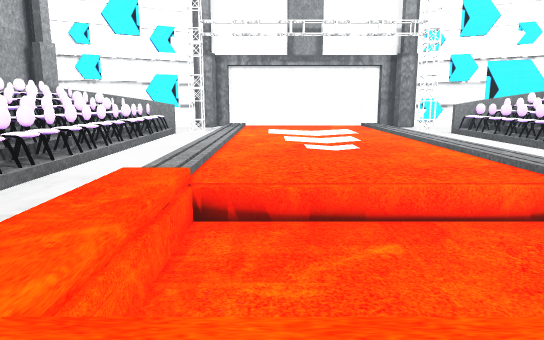
[1] (above)

23 first-person views from a walk through a 3-D level made in the Unity game engine. The camera is 1.5 m above the floor, tilts 10° down and sees 70° across. The floor is counted in squares, 1 m on a side. Each view is taken from the middle of a square. On the plan, view 1 faces up. The plan holds only what a view shows up to about 17 squares ahead; the rest is blank.

[2]
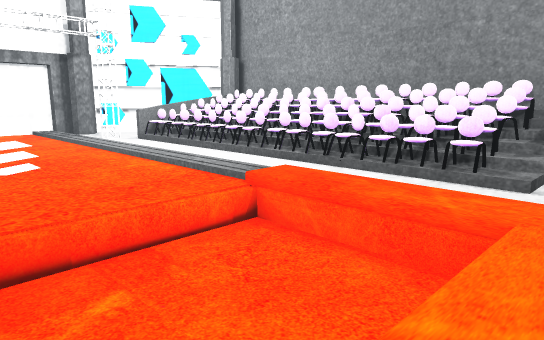

[3]
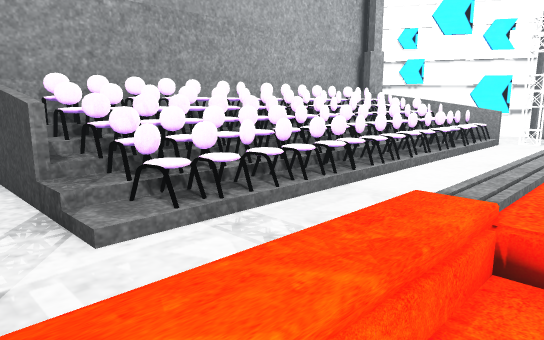

[4]
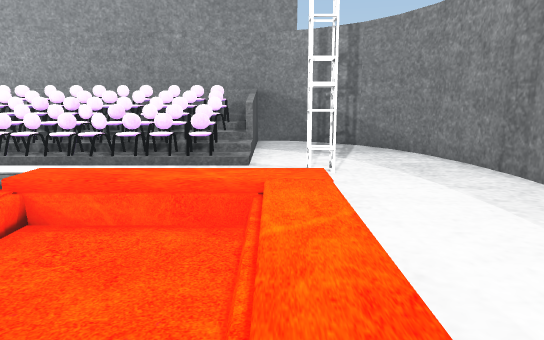

[5]
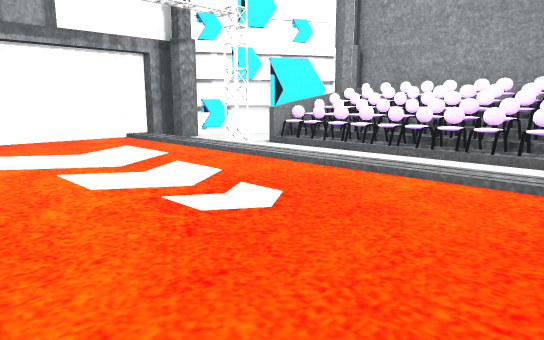

[6]
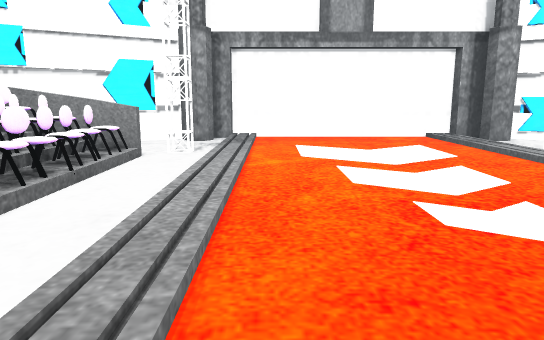

[7]
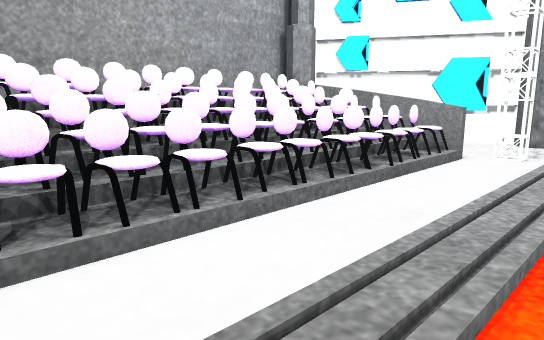

[8]
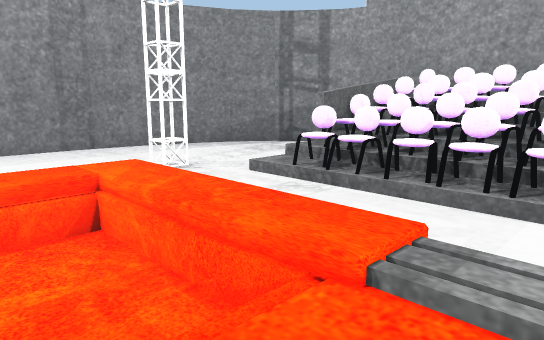

[9]
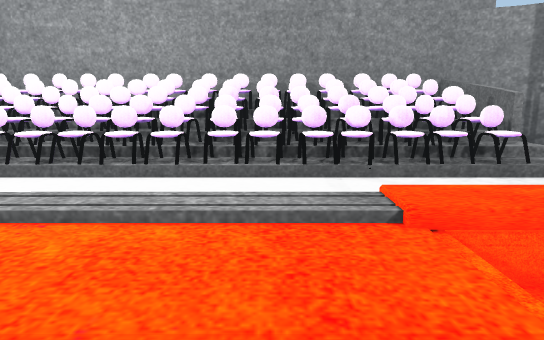

[10]
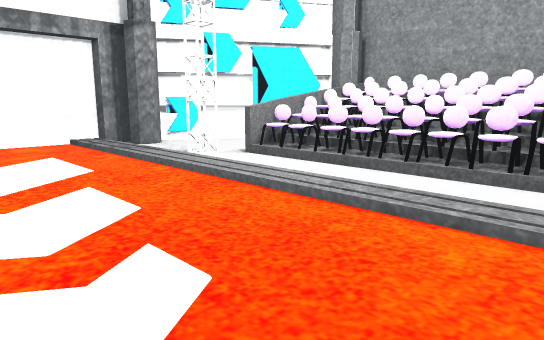

[11]
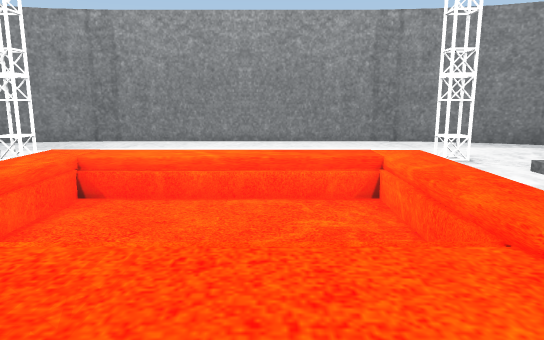

[12]
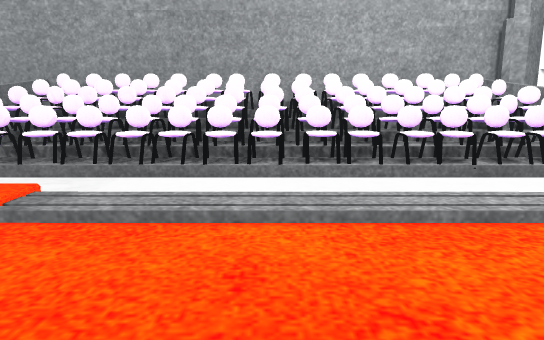

[13]
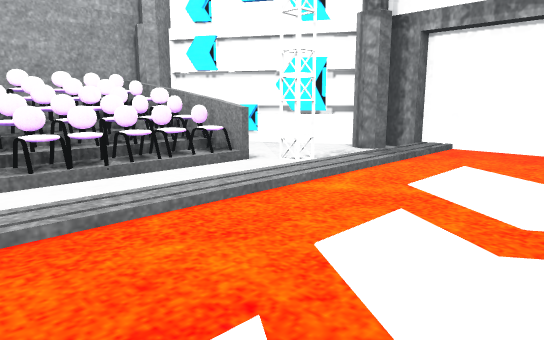

[14]
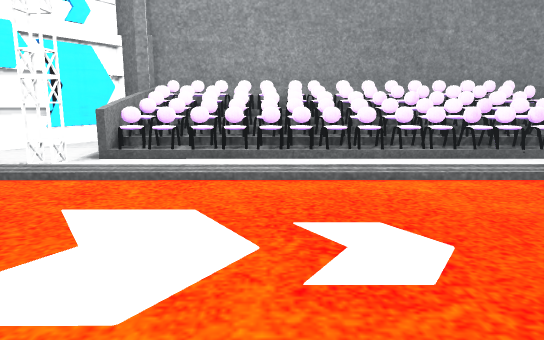

[15]
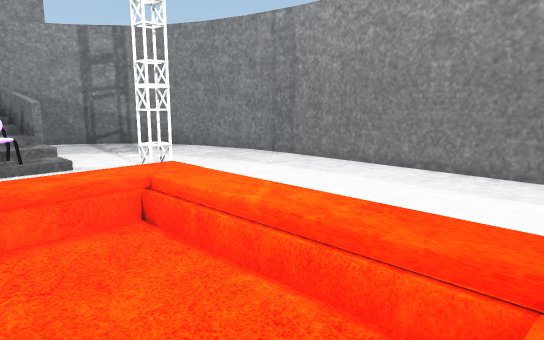

[16]
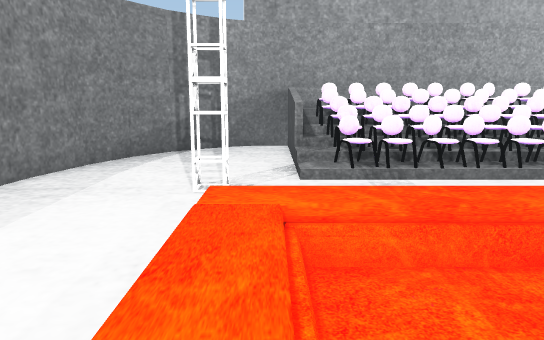

[17]
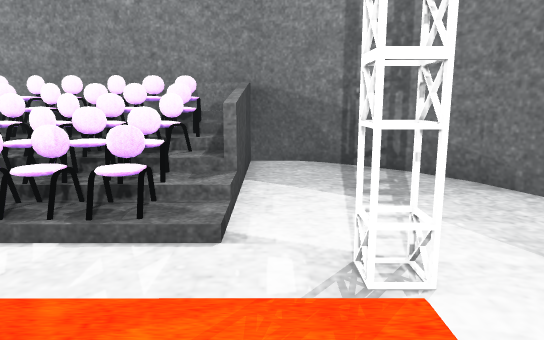

[18]
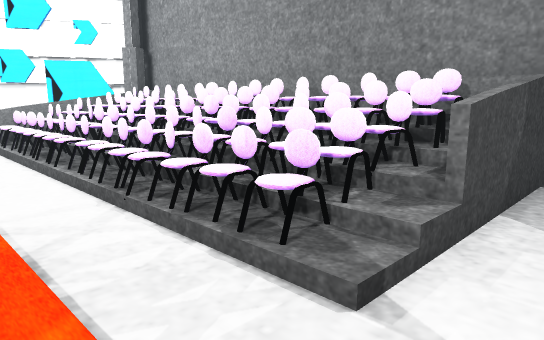

[19]
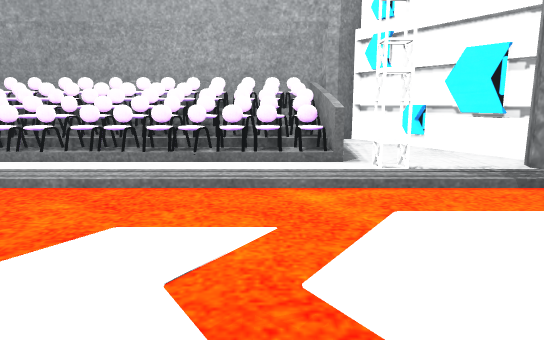

[20]
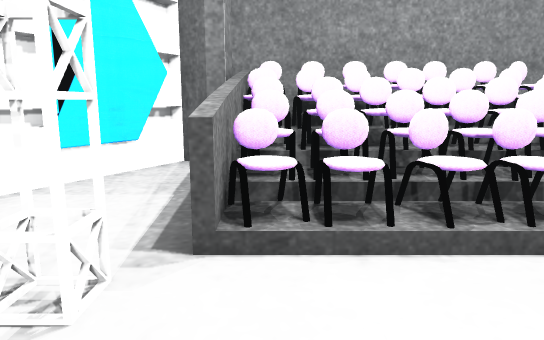

[21]
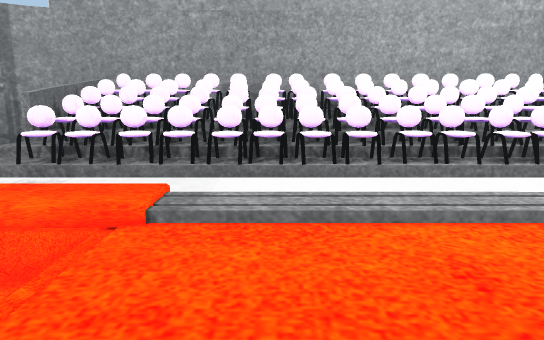

[22]
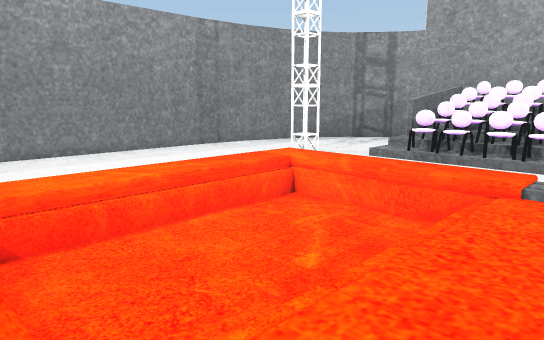

[23]
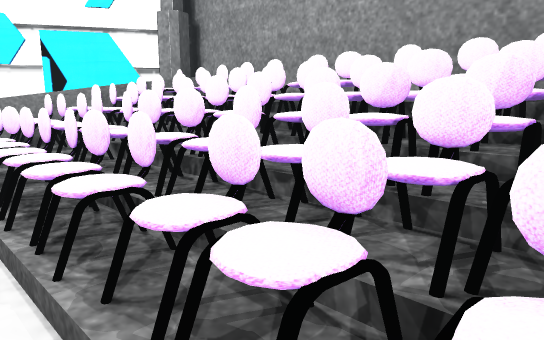

### Floor plan
Key: @ floor where view 1 was taken; # wall or solid block; . main floor; : floor 0.25 m higher than the main floor; + floor 0.5 m higher than the main floor; / step, stairs or slope; = window, fence, low wall or low ledge; v drop or lower ground; O other object.
Columns run from 12 left of view 1 to 16 right of it. Each row starts with its distance up from view 1.
 25          ###########
 24       ####........:###
 23     ###.#.........:.#####
 22   ####............:.....##
 21  ###..............:......###
 20  #......#.........:.#......#
 19  ######=#.........:.#########
 18  #OOO#OO..........:..OO#OOO=#
 17  #OOOOOO..........:..OO#OOO=#
 16  #OOOO+O..........:..OOO#OO=#
 15  #OOO#OO..........:..OOO#OO=#
 14  #OOOOOO..........:..OOO#OO=#
 13  #OOOOOO..........:..OOO#OO=#
 12  #OOOOOO..........:..OOO#OO=#
 11  #OOOOOO..........:..OOO#OO=#
 10  #OOOOOO..........:..OOO#OO=#
  9  #OOOOOO..........:..OOO#OO=#
  8  #OOOOvO..........:..OOO#OO=#
  7  #OOOOvO./:vvvvvvO:/.OOOOOO=#
  6  #OOOOOO./:vvvvvvv /.OOOOOO=#
  5  #OOOOOO./ vvvvvvv /.OOOOOO=#
  4 ##OOOOOO./ vvvvvvv /.OOOOOO=#
  3 ######//./ vvvvvvv /.//######
  2 #......../:/OOOO// /........#
  1 #.......#///////////#.......#
  0 ##..........@..............##
 -1  ##.......................##
 -2   ##.....................##
 -3    ####...............####
 -4       #################

Positions as (right, up) in squares from view 1, and headings:
1: (0, 0), facing up
2: (0, 1), facing up-right
3: (0, 1), facing up-left
4: (-2, 2), facing right
5: (-2, 8), facing up-right
6: (-1, 8), facing up
7: (-1, 8), facing up-left
8: (1, 9), facing down-left
9: (1, 9), facing right
10: (1, 10), facing up-right
11: (1, 11), facing down
12: (3, 11), facing left
13: (3, 12), facing up-left
14: (-2, 14), facing right
15: (-2, 6), facing down-right
16: (4, 2), facing left
17: (4, 2), facing right
18: (6, 1), facing up-right
19: (5, 17), facing left
20: (5, 18), facing right
21: (3, 9), facing left
22: (6, 9), facing down-left
23: (8, 8), facing up-right
